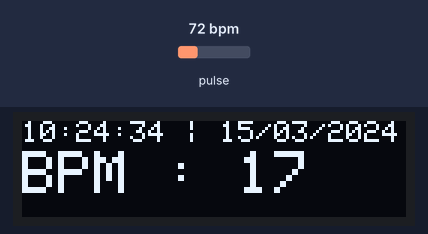
A sketch run on a simulated ESP8266 (NodeMCU). Parts: 128×32 one-colour display. The inputs (shaded band) are chosen by the test bench; at power-on: pulse 72 bpm. WiFi joins after 1.5 s; servers stay silent unless stated; the display library's start-up logo is not drawn; network time is answered at once with the bench clock; uploads are accepted with an empty reply; the local clock reads 2024-03-15 10:24:30 at power-on unless the sketch sets it; what the sketch prints to the serial monitor is not drawn.

Above: at 4.7 s.
4.8 s: pulse set to 42 bpm
At 6.8 s:
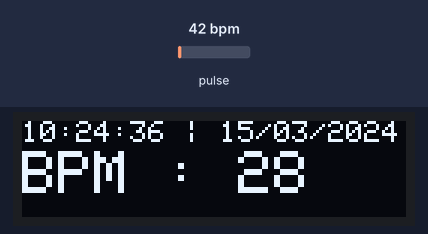
7.5 s: pulse set to 70 bpm
At 8.6 s:
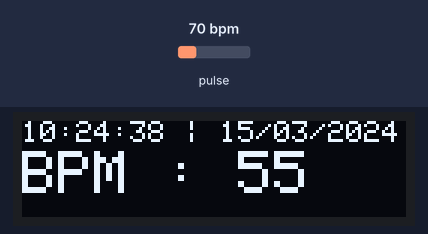
10.5 s: pulse set to 100 bpm
At 13.8 s:
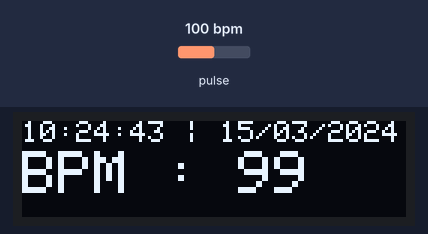
Timing chart, 0 to 15.3 s (numbered marks = the images above; inputs shaded):
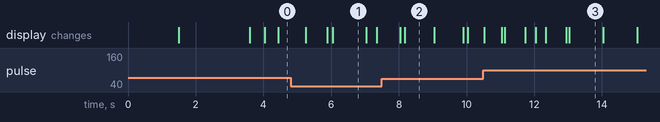

Measured:
- what the display in image 1 shows lasts 1.0 s, from 6.0 s to 7.0 s
- what the display in image 2 shows lasts 0.8 s, from 8.2 s to 9.0 s

The sketch:

sending_data_from_sensor.ino
```cpp
#include <ESP8266WiFi.h>
#include <ESP8266HTTPClient.h>
#include <WiFiClient.h>
#include <Wire.h>
#include <Adafruit_GFX.h>
#include <Adafruit_SSD1306.h>
#include <WiFiUdp.h>
#include <NTPClient.h>
#include "MAX30105.h"
#include "heartRate.h"

#define SCREEN_WIDTH 128
#define SCREEN_HEIGHT 32
#define OLED_RESET     -1
#define SCREEN_ADDRESS 0x3C
Adafruit_SSD1306 display(SCREEN_WIDTH, SCREEN_HEIGHT, &Wire, OLED_RESET);
MAX30105 particleSensor;


const char* ssid = " ";
const char* password = " ";
const char* serverName = "http://  /ESP8266_Smartwatch_BPM_Detection/sensorToDatabase.php";


const long utcOffsetInSeconds = 25200;
unsigned long timerDelay = 5000;
unsigned long lastTime = 0;


WiFiUDP ntpUDP;
NTPClient timeClient(ntpUDP, "pool.ntp.org", utcOffsetInSeconds);
const byte RATE_SIZE = 4;
byte rates[RATE_SIZE];
byte rateSpot = 0;
long lastBeat = 0;
float beatsPerMinute;
int beatAvg;


int baca_bpm(){
  long irValue = particleSensor.getIR();

  if (checkForBeat(irValue) == true)
  {
    long delta = millis() - lastBeat;
    lastBeat = millis();

    beatsPerMinute = 60 / (delta / 1000.0);

    if (beatsPerMinute < 255 && beatsPerMinute > 20)
    {
      rates[rateSpot++] = (byte)beatsPerMinute;
      rateSpot %= RATE_SIZE;
      beatAvg = 0;
      for (byte x = 0 ; x < RATE_SIZE ; x++)
        beatAvg += rates[x];
      beatAvg /= RATE_SIZE;
    }
  }
  if (irValue < 50000)
    Serial.print(" No finger?");

  return beatAvg;
}

void setup() {
  Serial.begin(115200);
  WiFi.begin(ssid, password);
  Serial.println("Connecting");
  while(WiFi.status() != WL_CONNECTED) {
    delay(500);
    Serial.print(".");
  }
  Serial.println("");
  Serial.print("Connected to WiFi network with IP Address: ");
  Serial.println(WiFi.localIP());
  if(!display.begin(SSD1306_SWITCHCAPVCC, SCREEN_ADDRESS)) {
    Serial.println(F("SSD1306 allocation failed"));
    for(;;);
  }
  display.display();
  delay(2000);

  display.clearDisplay();
  timeClient.begin();
  if (!particleSensor.begin(Wire, I2C_SPEED_FAST))
  {
    Serial.println("MAX30105 was not found. Please check wiring/power. ");
    while (1);
  }
  Serial.println("Place your index finger on the sensor with steady pressure.");

  particleSensor.setup();
  particleSensor.setPulseAmplitudeRed(0x0A);
  particleSensor.setPulseAmplitudeGreen(0);

}

void loop() {
  display.clearDisplay();
  display.setTextSize(1);
  display.setTextColor(WHITE);
  display.setCursor(0,0);

  timeClient.update();
  time_t epochTime = timeClient.getEpochTime();
  struct tm *ptm = gmtime ((time_t *)&epochTime);

  int hour_time = ptm->tm_hour;
  if(hour_time < 10) {
    Serial.print("0");
    display.print("0");
  }
  Serial.print(String(hour_time) + ":");
  display.print(String(hour_time) + ":");

  int minute_time = ptm->tm_min;
  if(minute_time < 10) {
    Serial.print("0");
    display.print("0");
  }
  Serial.print(String(minute_time) + ":");
  display.print(String(minute_time) + ":");

  int sec_time = ptm->tm_sec;
  if(sec_time < 10) {
    Serial.print("0");
    display.print("0");
  }
  Serial.print(sec_time);
  display.print(String(sec_time) + " | ");
  Serial.print(" | ");

  int monthDay = ptm->tm_mday;
  if(monthDay < 10) {
    Serial.print("0");
    display.print("0");
  }
  Serial.print(String(monthDay) + "/");
  display.print(String(monthDay) + "/");

  int currentMonth = ptm->tm_mon+1;
  if(currentMonth < 10) {
    Serial.print("0");
    display.print("0");
  }
  Serial.print(String(currentMonth) + "/");
  display.print(String(currentMonth) + "/");

  int currentYear = ptm->tm_year+1900;
  Serial.print(currentYear);
  display.print(currentYear);
  Serial.println();

  display.setTextSize(2);
  display.setTextColor(WHITE);
  display.setCursor(0,10);
  display.print("BPM : " + String(baca_bpm()));
  display.display();

  if ((millis() - lastTime) > timerDelay) {
    if(WiFi.status()== WL_CONNECTED){
      WiFiClient client;
      HTTPClient http;
      http.begin(client, serverName);
      http.addHeader("Content-Type", "application/x-www-form-urlencoded");
      String httpRequestData = "bpm=" + String(baca_bpm()) + "";
      int httpResponseCode = http.POST(httpRequestData);
      Serial.print("HTTP Response code: ");
      Serial.println(httpResponseCode);
      http.end();
    }
    else {
      Serial.println("WiFi Disconnected");
    }
    lastTime = millis();
  }
}
```
